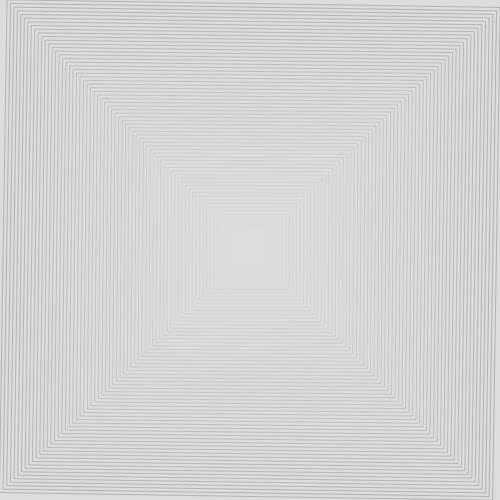
Frame 1 (no input)
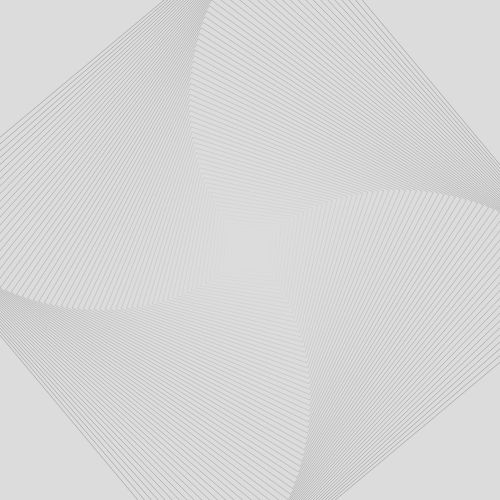
Frame 60 (no input)
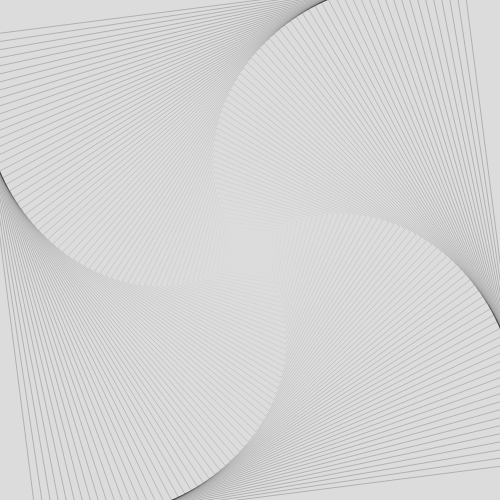
Frame 120 (the mouse pressed at the canvas centre since frame 60)

The p5.js sketch that drew these frames (run headless with seeded random() and noise() and a simulated clock; from frame 60 on, the mouse is pressed at the canvas centre):

// p5.js sketch
// ── sketch.js
function setup() {
  createCanvas(500, 500);

  smooth();
  rectMode(CENTER);
}

function draw() {
  background(220);
  strokeWeight(0.2);
  //fill(100);
  noFill();
  var numRect = 70;
  var anim = Math.sin(frameCount * 0.01);
  for (var i = 0; i < numRect; i++) {
  push();
  var fi = i/numRect;
  var ptr = i/numRect;
  translate(width/2, height/2);
  stroke(fi);
  rotate( radians(180) * .5 * fi * anim);
  scale(ptr);
  rect(0, 0, width, height);
  //drawGrid();
   pop();
}
console.log("frameCount: " + frameCount);
}
function drawGrid(){
   push();
   noFill();
   stroke(0, 100);
   for (var x = 0; x < width ; x+=10){
     line(x, 0, x, height);
   }
   for (var y = 0; y < height; y+=10){
     line (0,y, width, y);
   }
   pop();
}
